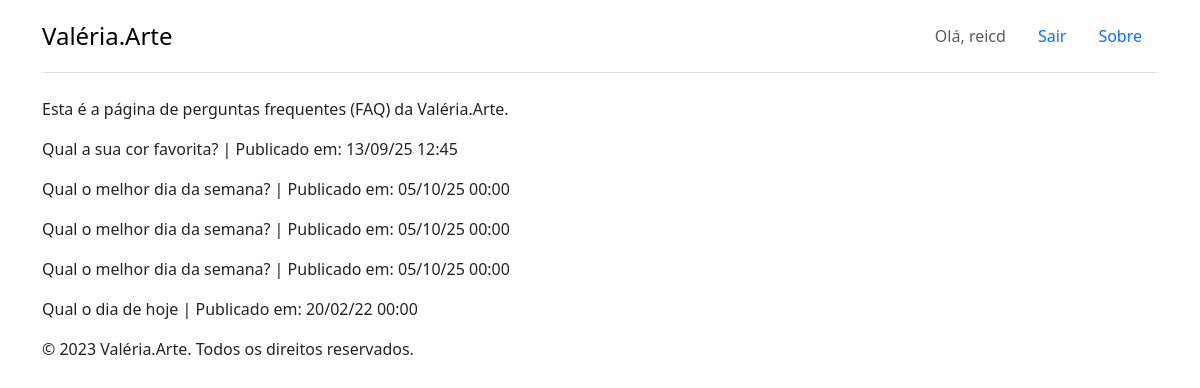
The page /about/ (signed in) on the database its author committed.
### accounts/models.py (models this page shows)
class CustomUser(AbstractUser):
    data_nascimento = models.DateField("Data de Nascimento",
    null=True,
    blank=True)
    telefone = models.CharField("Telefone",max_length=15, null=True, blank=True)
    endereco = models.CharField("Endereço",max_length=255, null=True, blank=True)
    cidade = models.CharField("Cidade",max_length=100, null=True, blank=True)
    estado = models.CharField("Estado",max_length=100, null=True, blank=True)
    pais = models.CharField("País",max_length=100, null=True, blank=True)
    cep = models.CharField("CEP",max_length=8, null=True, blank=True)
    cpf = models.CharField("CPF",max_length=11, null=True, blank=True)

### sac/models.py (models this page shows)
class Question(models.Model):
    question_text = models.CharField(max_length=200)
    pub_date = models.DateTimeField("Data de publicação")
    class Meta:
        verbose_name = "Pergunta"
        verbose_name_plural = "Perguntas"

### sac/views.py (the view)
# urls.py: path('about/', about, name='products-about'),
@login_required
def about(request):
    question = Question.objects.all()
    context = {'all_questions': question}
    return render(request, 'sac/question.html', context)

### templates/sac/question.html (shortened to what this page needs)
{% extends '_layout2.html' %}
{% load static %}
{% block content %}
    <p>Esta é a página de perguntas frequentes (FAQ) da Valéria.Arte.</p>
    {% for question in all_questions %}
        <div class="faq-item">
                <p>{{ question.question_text }} |
                Publicado em: {{ question.pub_date|date:"d/m/y H:i" }}</p>
        </div>
        {% empty %}
            <p>Nenhuma pergunta disponível no momento.</p>
    {% endfor %}
{% endblock %}

### templates/_layout2.html (shortened to what this page needs)
{% extends '_base.html' %}
{% load static %}
{% block css %}
    <link rel="stylesheet" href="https://cdn.jsdelivr.net/npm/bootstrap@5.3.8/dist/css/bootstrap.min.css">
    <link rel="stylesheet" href="{% static 'css/styles.css' %}">
{% endblock css %}
{% block header %}
<div class="container">
    <header class="d-flex flex-wrap justify-content-center py-3 mb-4 border-bottom">
        <a href="{% url 'index' %}" class="d-flex align-items-center mb-3 mb-md-0 me-md-auto link-body-emphasis text-decoration-none">
    <span class="fs-4">Valéria.Arte</span></a>
    <ul class="nav nav-pills">
            {% if user.is_authenticated %}
        <li class="nav-item"><span class="nav-link disabled">Olá, {{ user.username }}</span></li>
        <li class="nav-item">
            <form action="{% url 'logout' %}" method="post" class="d-flex">
                <button class="btn btn-link nav-link" type="submit">Sair</button>
            </form>
        </li>
            {% endif %}
        <li class="nav-item">
            <a href="{% url 'about' %}" class="nav-link">Sobre</a>
        </li>
    </ul>
    </header>
</div>
{% endblock header %}
{% block main %}
    <div class="container">
    {% block content %}
    {% endblock content %}
    </div>
{% endblock main %}
{% block footer %}
<div class="container">
    <footer>
        <p>&copy; 2023 Valéria.Arte. Todos os direitos reservados.</p>
    </footer>
</div>
{% endblock footer %}

### rows shown on the page
CustomUser: username "reicd"
Question: question_text "Qual a sua cor favorita?", pub_date "13/09/25 12:45"
Question: question_text "Qual o melhor dia da semana?", pub_date "05/10/25 00:00"
Question: question_text "Qual o melhor dia da semana?", pub_date "05/10/25 00:00"
Question: question_text "Qual o melhor dia da semana?", pub_date "05/10/25 00:00"
Question: question_text "Qual o dia de hoje", pub_date "20/02/22 00:00"
